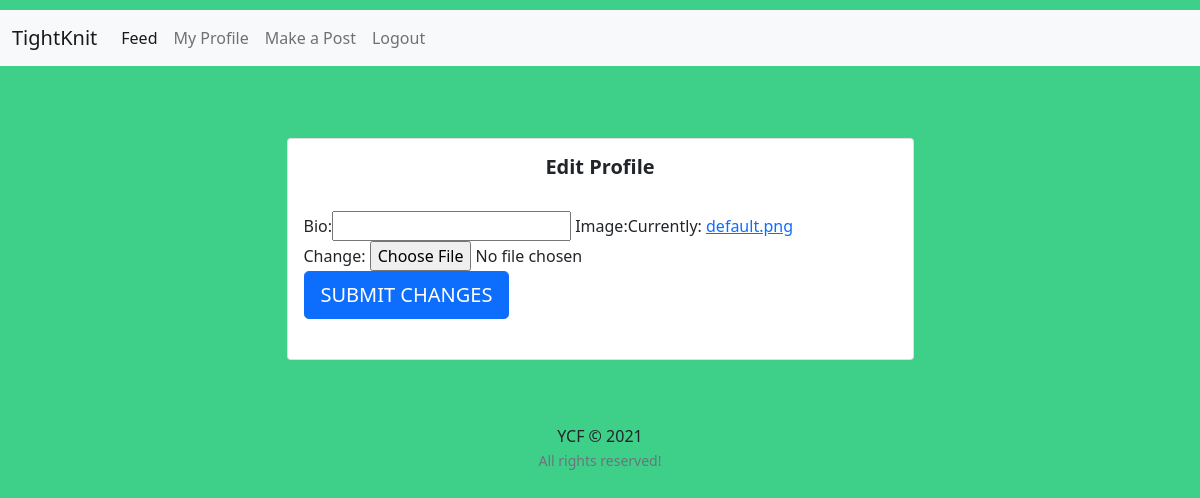
The page /edit_profile/ (signed in) on the database as committed earlier.
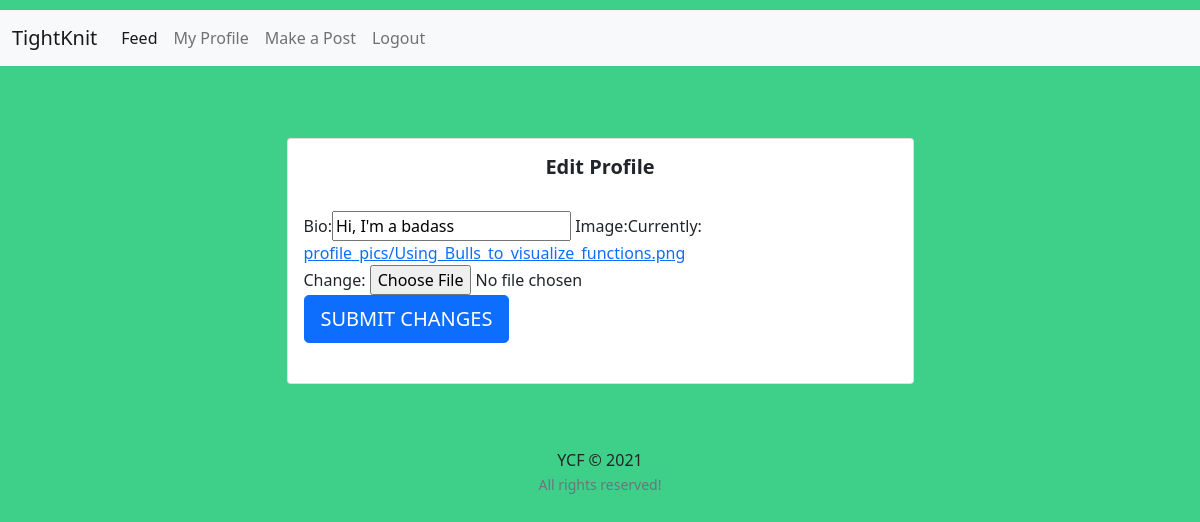
The same page on the database as committed later.
### users/models.py (models this page shows, shortened)
class Profile(models.Model):
    user = models.OneToOneField(User, on_delete=models.CASCADE)
    image = models.ImageField(default='default.png', upload_to='profile_pics')
    slug = AutoSlugField(populate_from='user')
    bio = models.CharField(max_length=255, blank=True)
    followers = models.ManyToManyField('Profile', related_name="follower", blank=True)
    following = models.ManyToManyField('Profile', related_name = "followee", blank = True)

### users/views.py (the view)
# urls.py: path('edit_profile/', user_views.edit_profile, name='edit_profile')
def edit_profile(request):
    if request.method == 'POST':
        form = ProfileUpdateForm(request.POST, request.FILES, instance=request.user.profile)
        if form.is_valid():
            form.save()
            print("account updated")
            messages.success(request, f"Your account has been updated!")
            return redirect('my_profile')
    else:
        form = ProfileUpdateForm(instance = request.user.profile)
    return render(request, 'users/edit_profile.html', {'form': form})

### users/forms.py
class ProfileUpdateForm(forms.ModelForm):
	class Meta:
		model = Profile
		fields = ['bio', 'image']

### users/templates/users/edit_profile.html (shortened to what this page needs)
{% extends "feed/layout.html" %} {% load static %}
{% block content %}
<br />
<div class="container">
  <div class="row">
    <div class="col-sm-9 col-md-9 col-lg-7 mx-auto">
      <div class="card card-signin my-5">
        <div class="card-body">
          <h5 class="card-title text-center"><b>Edit Profile</b></h5>
          <form class="form-signin" method="POST" enctype="multipart/form-data">
            <fieldset class="form-group">
              <br />
              {{ form }}
            </fieldset>
            <div class="form-group">
              <button
                class="btn btn-lg btn-primary btn-block text-uppercase"
                type="submit"
              >
                Submit Changes</button
              ><br /><br />
            </div>
          </form>
        </div>
      </div>
    </div>
  </div>
</div>
{% endblock content %}

Rows that differ between the two databases and show on the page:
changed Profile: bio (not shown) → "Hi, I'm a badass"
Other text that changed with them:
text no longer shown: "Bio: Image: Currently: default.png Change:"
text now shown: "Bio: Image: Currently: profile_pics/Using_Bulls_to_visualize_functions.png Change:"
